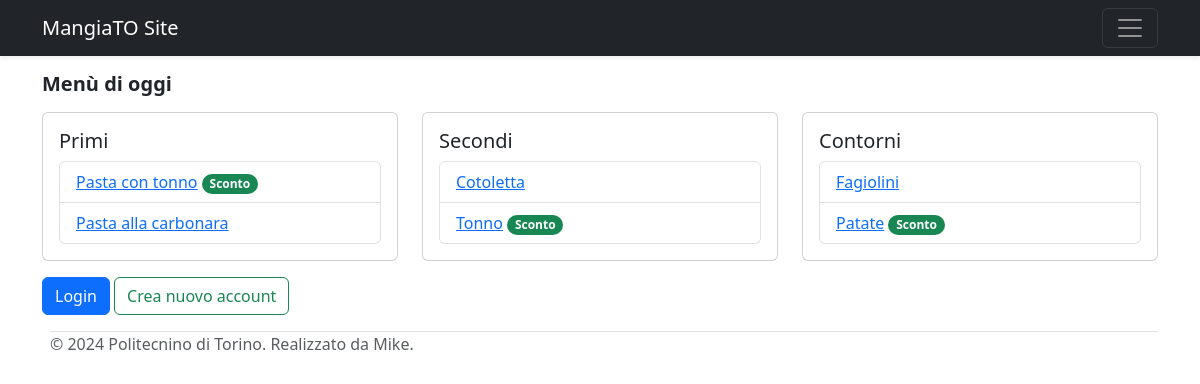
The page / on the database its author committed.
### tables this page shows
CREATE TABLE "piatti" (
	"id"	INTEGER NOT NULL,
	"nome_piatto"	TEXT NOT NULL UNIQUE,
	"sconto"	INTEGER,
	"categoria"	INTEGER NOT NULL,
	PRIMARY KEY("id" AUTOINCREMENT)
);

### app.py (the view)
@app.route('/')
def index():
  piatti_db = mangiato_dao.get_piatti()
  return render_template('index.html', piatti=piatti_db)

### mangiato_dao.py (called while the page is built)
def get_piatti():
    query = 'SELECT * FROM piatti'
    connection = sqlite3.connect('db/mangiato.db')
    connection.row_factory = sqlite3.Row
    cursor = connection.cursor()
    cursor.execute(query)
    piatti = cursor.fetchall()
    print(piatti)
    cursor.close()
    connection.close()
    return piatti

### templates/index.html (shortened to what this page needs)
{% extends 'base.html' %}
{% block content %}
<div class="container">
  <h5 class="pb-2"><strong>Menù di oggi</strong></h5>
  <div class="row">
    <div class="col-md-4">
      <div class="card mb-3">
        <div class="card-body">
          <h5 class="card-title">Primi</h5>
          <ul class="list-group">
            {% for piatto in piatti %}
            {% if piatto.categoria == 1 %}
            <li class="list-group-item"><a href="{{ url_for('piatto_singolo', id_piatto=piatto.id) }}" class="card-link">{{ piatto.nome_piatto }}</a> {% if piatto.sconto %} <span class="badge rounded-pill text-bg-success">Sconto</span>{% endif %}</li>
            {% endif %}
            {% endfor %}
          </ul>
        </div>
      </div>
    </div>
    <div class="col-md-4">
      <div class="card mb-3">
        <div class="card-body">
          <h5 class="card-title">Secondi</h5>
          <ul class="list-group">
            {% for piatto in piatti %}
            {% if piatto.categoria == 2 %}
            <li class="list-group-item"><a href="{{ url_for('piatto_singolo', id_piatto=piatto.id) }}" class="card-link">{{ piatto.nome_piatto }}</a></a> {% if piatto.sconto %} <span class="badge rounded-pill text-bg-success">Sconto</span>{% endif %}</li>
            {% endif %}
            {% endfor %}
          </ul>
        </div>
      </div>
    </div>
    <div class="col-md-4">
      <div class="card mb-3">
        <div class="card-body">
          <h5 class="card-title">Contorni</h5>
          <ul class="list-group">
            {% for piatto in piatti %}
            {% if piatto.categoria == 3 %}
            <li class="list-group-item"><a href="{{ url_for('piatto_singolo', id_piatto=piatto.id) }}" class="card-link">{{ piatto.nome_piatto }}</a></a> {% if piatto.sconto %} <span class="badge rounded-pill text-bg-success">Sconto</span>{% endif %}</li>
            {% endif %}
            {% endfor %}
          </ul>
        </div>
      </div>
    </div>
  </div>
</div>
{% if current_user.is_authenticated %}
<div class="container">
  <h4>Benvenuto, <em>{{ current_user.nome }}.</em></h4>
</div>
{% else %}
<div class="container">
            <button type="button" class="btn btn-primary" data-bs-toggle="modal" data-bs-target="#login">
            Login
            </button>
            <button type="button" class="btn btn-outline-success" data-bs-toggle="modal" data-bs-target="#creaNuovoAccount">
            Crea nuovo account
            </button>
</div>
{% endif %}
{% endblock %}

### rows shown on the page
piatti: nome_piatto "Pasta con tonno", sconto "Sconto"
piatti: nome_piatto "Pasta alla carbonara"
piatti: nome_piatto "Cotoletta"
piatti: nome_piatto "Tonno", sconto "Sconto"
piatti: nome_piatto "Fagiolini"
piatti: nome_piatto "Patate", sconto "Sconto"
